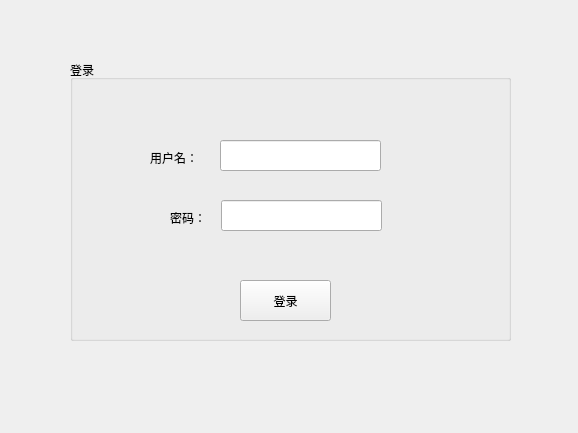
<?xml version="1.0" encoding="UTF-8"?>
<ui version="4.0">
 <class>Form</class>
 <widget class="QWidget" name="Form">
  <property name="geometry">
   <rect>
    <x>0</x>
    <y>0</y>
    <width>578</width>
    <height>433</height>
   </rect>
  </property>
  <property name="windowTitle">
   <string>Form</string>
  </property>
  <widget class="QGroupBox" name="groupBox">
   <property name="geometry">
    <rect>
     <x>70</x>
     <y>60</y>
     <width>441</width>
     <height>281</height>
    </rect>
   </property>
   <property name="title">
    <string>登录</string>
   </property>
   <widget class="QLineEdit" name="lineEdit_2">
    <property name="geometry">
     <rect>
      <x>151</x>
      <y>140</y>
      <width>161</width>
      <height>31</height>
     </rect>
    </property>
   </widget>
   <widget class="QPushButton" name="pushButton">
    <property name="geometry">
     <rect>
      <x>170</x>
      <y>220</y>
      <width>91</width>
      <height>41</height>
     </rect>
    </property>
    <property name="text">
     <string>登录</string>
    </property>
   </widget>
   <widget class="QLabel" name="label">
    <property name="geometry">
     <rect>
      <x>80</x>
      <y>90</y>
      <width>60</width>
      <height>16</height>
     </rect>
    </property>
    <property name="styleSheet">
     <string notr="true">font: 10pt &quot;Agency FB&quot;;</string>
    </property>
    <property name="text">
     <string>用户名：</string>
    </property>
   </widget>
   <widget class="QLineEdit" name="lineEdit">
    <property name="geometry">
     <rect>
      <x>150</x>
      <y>80</y>
      <width>161</width>
      <height>31</height>
     </rect>
    </property>
   </widget>
   <widget class="QLabel" name="label_2">
    <property name="geometry">
     <rect>
      <x>100</x>
      <y>150</y>
      <width>45</width>
      <height>16</height>
     </rect>
    </property>
    <property name="styleSheet">
     <string notr="true">font: 10pt &quot;Agency FB&quot;;</string>
    </property>
    <property name="text">
     <string>密码：</string>
    </property>
   </widget>
  </widget>
 </widget>
 <resources/>
 <connections/>
</ui>
